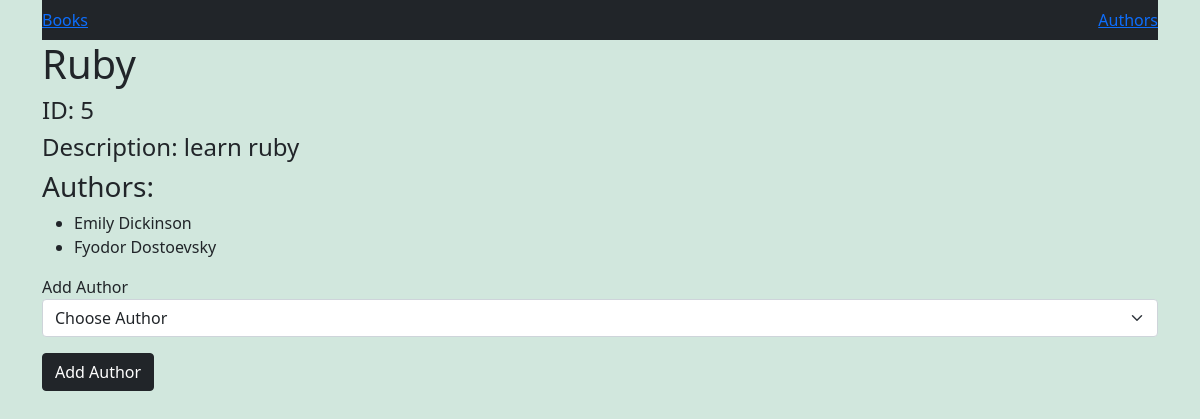
/book/5, run on the app's committed database.
### books_authors_app/models.py (models this page shows)
class Book(models.Model):
    title= models.CharField(max_length=255)
    desc= models.TextField()
    created_at= models.DateTimeField(auto_now_add=True)
    updated_at= models.DateTimeField(auto_now=True)

class Author(models.Model):
    first_name= models.CharField(max_length=45)
    last_name= models.CharField(max_length=45)
    notes= models.TextField(null=True)
    myBooks= models.ManyToManyField(Book, related_name="myAuthors")
    created_at= models.DateTimeField(auto_now_add=True)
    updated_at= models.DateTimeField(auto_now=True)

### books_authors_app/views.py (the view)
# urls.py: path('book/<int:bookId>', views.showBook, name= 'showBook'),
def showBook(request, bookId):
    thisBook = Book.objects.get(id= bookId)
    allAuthors = Author.objects.all()
    context = {
        "thisBook": thisBook,
        "allAuthors": allAuthors,
    }
    return render(request,'showBook.html', context)

### books_authors_app/templates/showBook.html (shortened to what this page needs)
<!DOCTYPE html>
<html lang="en">
<head>
    <link href="https://cdn.jsdelivr.net/npm/bootstrap@5.0.0-beta3/dist/css/bootstrap.min.css" rel="stylesheet">
    {% load static %}
    <link rel="stylesheet" href="{% static 'css/stylebook.css' %}">
</head>
<body>
    <div id="wrapper">
        <div class="container">
            <nav class="navbar navbar-dark bg-dark">
                <a href="/">Books</a>
                <a href="{% url 'newAuthor' %}">Authors</a>
            </nav>
            <div class="main">
                <h1>{{thisBook.title}}</h1>
                <h4>ID: {{ thisBook.id }}</h4>
                <h4>Description: <span>{{ thisBook.desc }}</span></h4>
            </div>
            <div class="authors">
                <h3>Authors:</h3>
                <ul>
                {% for myAuthor in thisBook.myAuthors.all %}
                    <li>{{myAuthor.first_name}} {{myAuthor.last_name}}</li>
                {% endfor %}
                </ul>
                <form action="{% url 'addAuthor' %}" method="POST">
                    <div class="author_form">
                        <label for="authors">Add Author</label>
                        <select name="authorId" class="form-select" aria-label="Default select example">
                            <option selected>Choose Author</option>
                        </select>
                    </div>
                    <button type="submit" class="mt-3 btn btn-dark">Add Author</button>
                </form>
            </div>
        </div>
        </div>
</body>
</html>

### books_authors_app/static/css/stylebook.css (style rules this page uses)
#wrapper { background-color: #D1E7DD; height: 1200px; }

### data on the page
Book: title "Ruby", id "5", desc "learn ruby"
Author: first_name "Emily", last_name "Dickinson"
Author: first_name "Fyodor", last_name "Dostoevsky"
